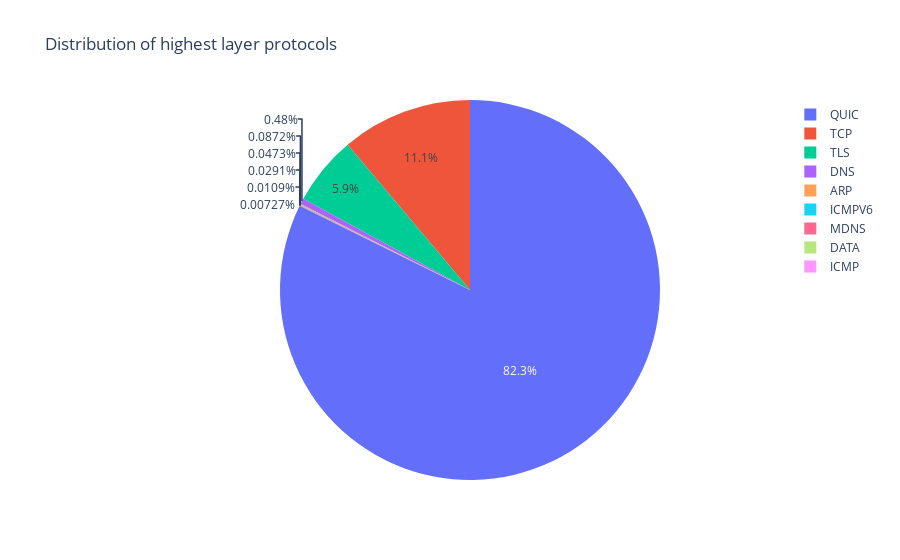

Source (notebook cell):
### Code cell
import plotly.graph_objects as go

def plotly_pie_chart(data: dict, title: str = 'Distribution of highest layer protocols'):
    
    fig = go.Figure(
        data=[
            go.Pie(
                labels=list(data.keys()),
                values=list(data.values())
            )
        ]
    )
    
    fig.update_layout(title_text=title)
    fig.show()
    fig.write_image('distributionofhighestlayerprotocols.png')  # Save the figure as an image
plotly_pie_chart(get_protocol_counts(layer7_packets))

### Figure 1 — Plotly figure (JSON) as saved in the notebook; plotly's stock layout.template omitted (floating-point values rounded to 4 significant figures)
{"data": [{"labels": ["ICMPV6", "ARP", "QUIC", "DNS", "TCP", "TLS", "MDNS", "ICMP", "DATA"], "type": "pie", "values": [13, 24, 22642, 132, 3064, 1622, 8, 2, 3]}], "layout": {"title": {"text": "Distribution of highest layer protocols"}}}
